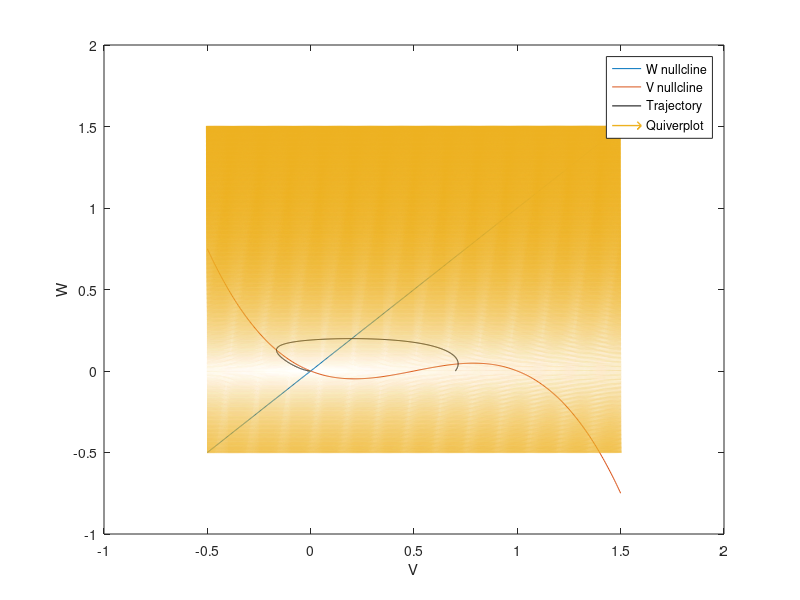

The MATLAB script that drew this image:
% Initialising the variables and starting condition
dt=0.01;
t=0:0.01:100;
V=zeros(size(t));
W=zeros(size(t));
a=0.5;
b=0.1;
r=0.1;
Im=0.0;
vt=0.0;
wt=0;
%V(1)=0.4;
V(1)=0.7;
W(1)=0.0;
% Euler integration carried out to obtain the V and W values at a given
% time instant
for i=1:10000
    V(i+1)=(V(i)*(a-V(i))*(V(i)-1)-W(i)+Im)*dt+V(i);
    W(i+1)=(b*V(i)-r*W(i))*dt+W(i);
end
% Plots for V(t) vs t and W(t) vs t
figure;
plot(t,V);
xlabel('time')
ylabel('V')
plot(t,W);
xlabel('time')
ylabel('W')
% % Plotting the Phase plane, trajectory and quiver plot 
v1=-0.5:0.005:1.5;
w1=-0.5:0.005:1.5;
[v,w] = meshgrid(-0.5:0.005:1.5);
dvdt=zeros(size(v1));
dwdt=zeros(size(v1));
disp(size(v1));
for i=1:401
    dvdt(i)=v1(i)*(a-v1(i))*(v1(i)-1)+Im;
    dwdt(i)=b*v1(i)-r*(w1(i));
end

plot(v1,b*v1/r,v1,dvdt)
hold on
plot(V,W,color='black')
hold on
quiver(v,w,v*(a-v)*(v-1)-w+Im,b*v-r*w,'LineWidth',1)
hold off
hold on
hold off 
xlabel('V')
ylabel('W')
legend('W nullcline','V nullcline','Trajectory','Quiverplot')
%legend('W nullcline','V nullcline')
hold off 


